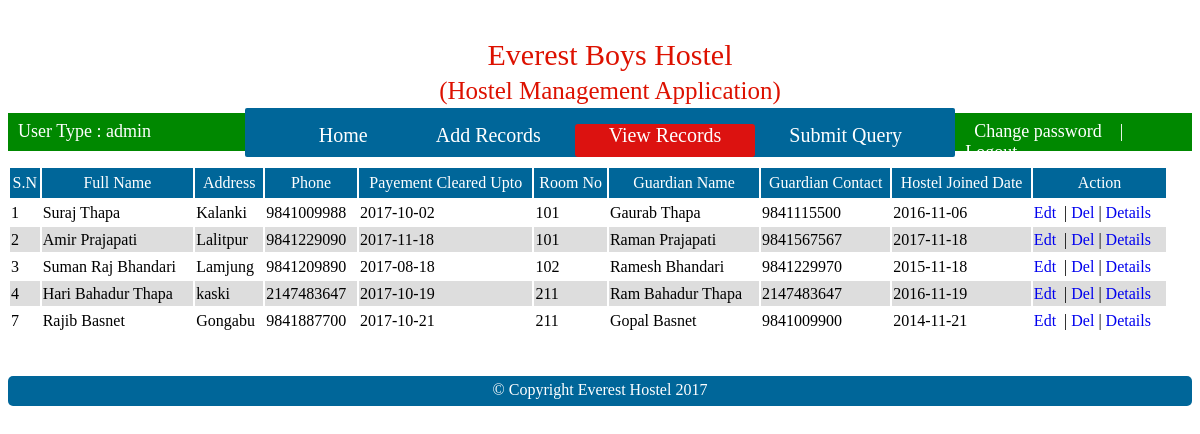
Page /view-records.php (signed in) on the committed database.
### tables this page shows
CREATE TABLE `tbl_std_info` (
  `id` int(11) NOT NULL,
  `first_name` varchar(50) NOT NULL,
  `middle_name` varchar(50) NOT NULL,
  `last_name` varchar(50) NOT NULL,
  `dob` date NOT NULL,
  `phone` varchar(10) NOT NULL,
  `address_permanent` varchar(100) NOT NULL,
  `guardian_name` varchar(100) NOT NULL,
  `guardian_phone` varchar(10) NOT NULL,
  `hostel_joined_date` date NOT NULL,
  `room_no` int(11) NOT NULL,
  `monthly_fee` int(11) NOT NULL,
  `payment_cleared_till` date NOT NULL,
  `unique_id_thumb` varchar(100) NOT NULL,
  `unique_id_large` varchar(100) NOT NULL,
  `created_at` datetime NOT NULL DEFAULT CURRENT_TIMESTAMP
);

### view-records.php (the view, shortened to what this page needs)
<?php
	include('config/db.php');
?>
<!DOCTYPE html>
<html>
<head>
	<link rel="stylesheet" type="text/css" href="css/style.css">
</head>
<body>
	<div id="mainwrapper">
		<div class="header">
			<?php
				include("includes/header.php");
			?>
		</div>
		<br clear="all"/>
		<div class="navigation">
			<?php
				$thispage = 'view-records';
				include ('includes/navigation.php');
			?>
		</div>
		<br clear="all"/>
		<div class="maincontent">
			<table width="98%" >
				<tr height = "30" bgcolor="#069" style="color: #fff; text-align: center;" >
					<td>S.N</td>
					<td>Full Name</td>
					<td>Address</td>
					<td>Phone</td>
					<td>Payement Cleared Upto</td>
					<td>Room No</td>
					<td>Guardian Name</td>
					<td>Guardian Contact</td>
					<td>Hostel Joined Date</td>
					<td>Action</td>
				</tr>
				<?php
					$q = "SELECT * FROM `tbl_std_info`";
					$result = mysqli_query($link, $q);
					$num = mysqli_num_rows($result);
					for($i=1; $i<= $num; $i++){
							$row = mysqli_fetch_array($result);
						?>
						  <?php
								if($i % 2 == 0)
								{
									?>
									<tr height="25" bgcolor="#ddd">
                                     <?php
								}?>
                              <?php
								if($i % 2!= 0)
								{
									?>
									<tr height="25">
                                     <?php
								}?>
							<td><?php echo $row['id']; ?></td>
							<td><?php echo $row['first_name'].' '; echo $row['middle_name'].' '; echo $row['last_name'];?></td>
							<td><?php echo $row['address_permanent']; ?></td>
							<td><?php echo $row['phone']; ?></td>
							<td><?php echo $row['payment_cleared_till']; ?></td>
							<td><?php echo $row['room_no']; ?></td>
							<td><?php echo $row['guardian_name']; ?></td>
							<td><?php echo $row['guardian_phone']; ?></td>
							<td><?php echo $row['hostel_joined_date']; ?></td>
							<td>
							 <?php
								  	if($_SESSION['username']=='admin')
									{
										?>
								<a style="text-decoration: none;" href="edit-records.php?id=<?php echo $row['id']?>">Edt </a>&nbsp;|
								<a style="text-decoration: none;" href="delete-records.php?id=<?php echo $row['id']?>"
          onclick="Javascript:a = confirm('Are you sure?');if(!a)return false;">Del</a> |
          							<?php
          							}
          							?>
								<a style="text-decoration: none;" href="view-more-details.php?id=<?php echo $row['id']?>"> Details</td>
						</tr>
						<?php
					}
				?>
			</table>
		</div>
		<div class="footer">
			<?php
				include("includes/footer.php");
			?>
		</div>
		<br clear="all"/>
	</div>
</body>
</html>

### includes/header.php
<p style="font-size: 30px; margin-left: 20px; text-align: center; color: #dd1100 "> Everest Boys Hostel
	<br/>
	<u style="font-size: 25px; text-decoration: none;">(Hostel Management Application)</u>
</p>

### includes/navigation.php (shortened to what this page needs)
<div class="navigation">
	<div class="nav-left"><p style="padding-left: 10px; padding-top: 0px; margin-top: 8px;">User Type : <?php echo $_SESSION['username']; ?> </p></div>
	<div class="nav-mid">
		<ul>
			<li><a href="cmshome.php" <?php if($thispage == 'cmshome') echo 'class="active"';   ?> >Home </a></li>
			<li><a href="add-records.php" <?php if($thispage=='add-records') echo 'class="active"'; ?>>Add Records</a></li>
			<li><a href="view-records.php" <?php if($thispage=='view-records') echo 'class="active"'; ?>>View Records</a></li>
			<li><a href="submit-query.php" <?php if($thispage=='submit-query') echo 'class="active"'; ?>>Submit Query</a></li>
		</ul>
	</div>
	<div class="nav-right">
		<p style="padding-left: 10px; padding-top: 0px; margin-top: 8px;">&nbsp; <a href="change-admin-detail.php">Change password  </a>  &nbsp;&nbsp;&nbsp;|
			&nbsp;&nbsp;&nbsp; <a href="logout.php"> Logout</a></p>
	</div>
</div>

### includes/footer.php
<p> &copy Copyright Everest Hostel 2017</p>

### css/style.css (style rules this page uses)
#mainwrapper { margin: 0px; padding: 0px; width: 100%; }
.header { height: 100px; width: 100%; float: left; background-color: #fff; }
.navigation { width: 100%; height: 40px; }
.nav-left { width: 20%; float: left; height: 38px; background-color: #080; color: #fff; margin-top: 5px; font-size: 18px; }
.nav-right { width: 20%; float:right; background-color: #080; height: 38px; font-size: 18px; color: #fff; margin-top: 5px; }
.nav-right a { text-decoration: none; color: #fff; }
.nav-mid { width: 60%; float: left; background-color: #069; border-radius: 2px; }
.nav-mid ul { list-style: none; }
.nav-mid li { display: inline; float: left; text-decoration: none; }
.nav-mid a { float: left; display: inline; font-size: 20px; text-decoration: none; padding: 0px 34px 10px 34px; color: #fff; }
.nav-mid a.active { color: #fff; background-color: #dc1210; border-radius: 3px; }
.maincontent { width: 100%; min-height: 200px; }
.footer { height: 30px; width: 100%; float: left; background-color: #069; border-radius: 5px; text-align: center; color: #fff; margin-top: 10px; }
.footer p { margin-top: 5px; }

### rows in the picture
tbl_std_info: id "1", first_name "Suraj", last_name "Thapa", address_permanent "Kalanki", phone "9841009988", payment_cleared_till "2017-10-02", room_no "101", guardian_name "Gaurab Thapa", guardian_phone "9841115500", hostel_joined_date "2016-11-06"
tbl_std_info: id "2", first_name "Amir", last_name "Prajapati", address_permanent "Lalitpur", phone "9841229090", payment_cleared_till "2017-11-18", room_no "101", guardian_name "Raman Prajapati", guardian_phone "9841567567", hostel_joined_date "2017-11-18"
tbl_std_info: id "3", first_name "Suman", middle_name "Raj", last_name "Bhandari", address_permanent "Lamjung", phone "9841209890", payment_cleared_till "2017-08-18", room_no "102", guardian_name "Ramesh Bhandari", guardian_phone "9841229970", hostel_joined_date "2015-11-18"
tbl_std_info: id "4", first_name "Hari", middle_name "Bahadur", last_name "Thapa", address_permanent "kaski", phone "2147483647", payment_cleared_till "2017-10-19", room_no "211", guardian_name "Ram Bahadur Thapa", guardian_phone "2147483647", hostel_joined_date "2016-11-19"
tbl_std_info: id "7", first_name "Rajib", last_name "Basnet", address_permanent "Gongabu", phone "9841887700", payment_cleared_till "2017-10-21", room_no "211", guardian_name "Gopal Basnet", guardian_phone "9841009900", hostel_joined_date "2014-11-21"

### other values in the picture
$_SESSION['username'] "admin"
